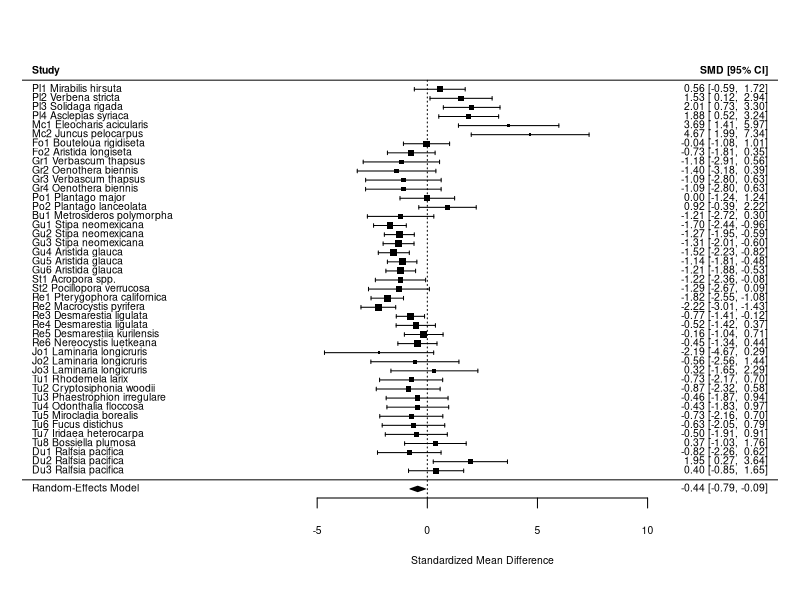
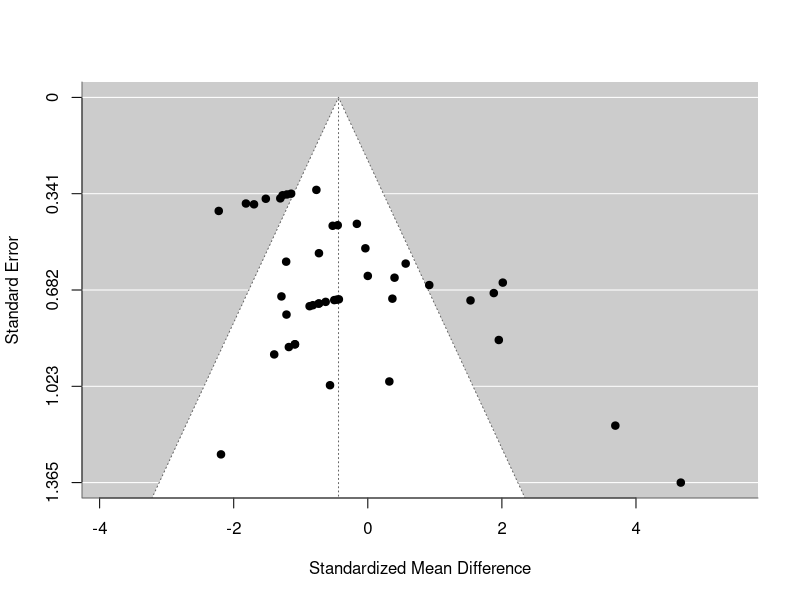
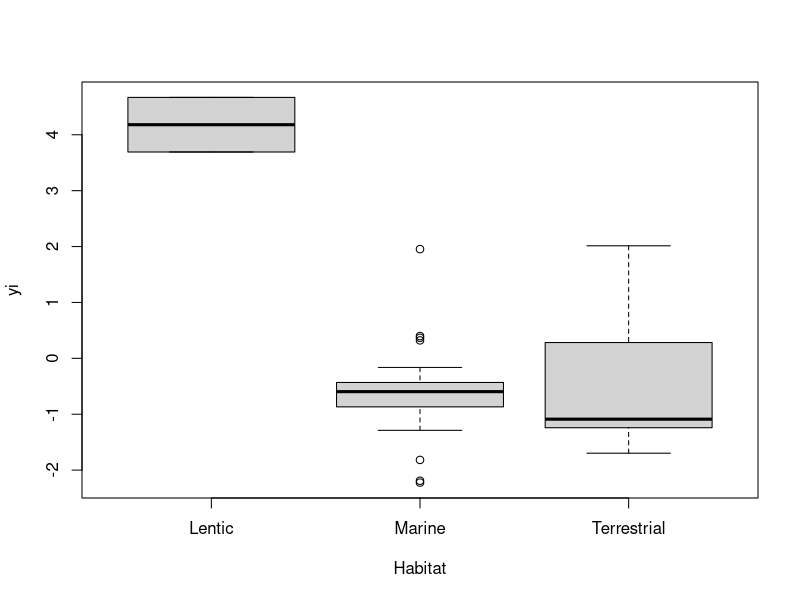
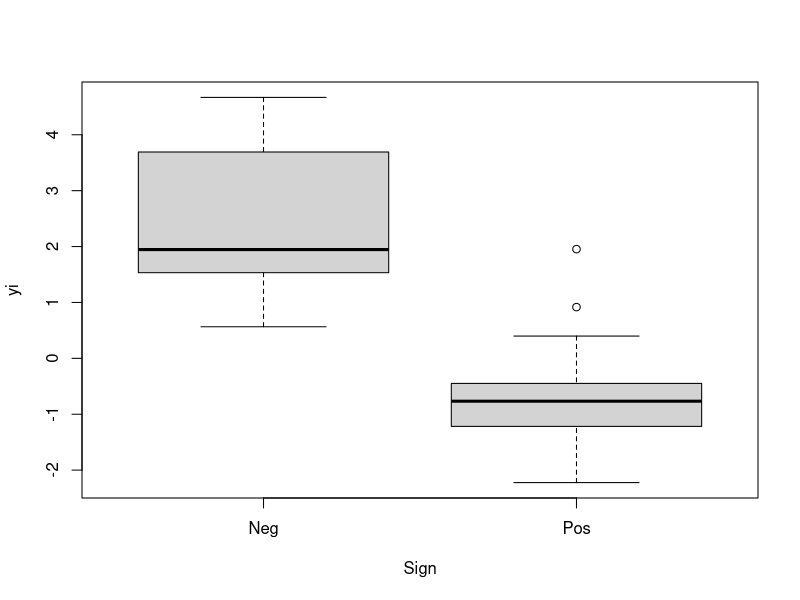
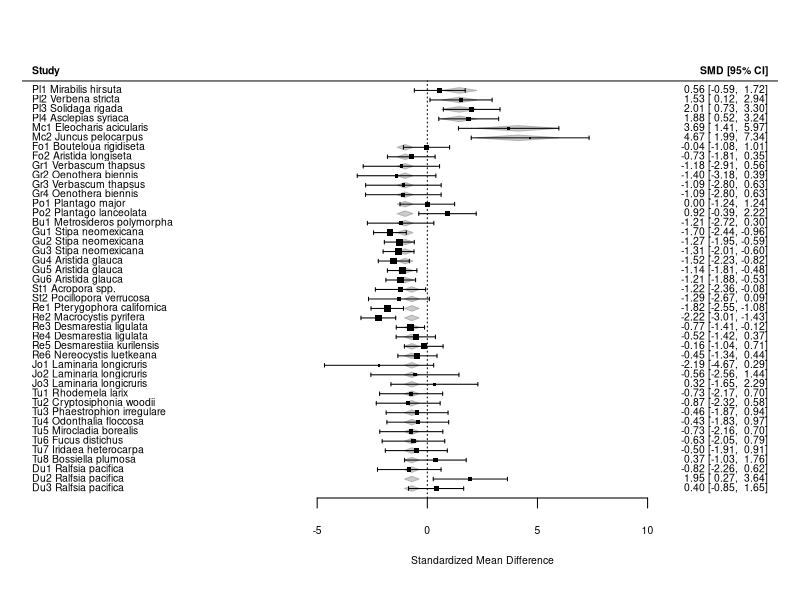

Here is the R script that generated these plots, in order:
# Test meta analysis of subset of data to demonstrate usage of the metafor package
# using subset of data. 
# analysis based on tuturial located at 
# http://rstudio-pubs-static.s3.amazonaws.com/10913_5858762ec84b458d89b0f4a4e6dd5e81.html


# Prior to importation, data was manipulated in excel to remove
# embedded metadata and to remove characters R will interpret as operators(+/-) and 
# replace them with text strings (sign: Neg Pos)
# metadata is as follows:
#
#Nc	control sample size
#Ne	experimental sample size
#Xc	control mean
#Xe	experimental mean
#Sc	control SD
#Se	experimental SD

#quality control- should be 43 observations

#import data
data1<- read.csv(file="Gur_Hedge.csv", header=TRUE, na.strings="")

#load metafor package
library(metafor)
#call the citation so it's handy in the output
citation("metafor")

#also call plyr, we'll need it later
library(plyr)
#call the citation so it's handy in the output
citation("plyr")

#compute effect size
#use Hedge's g to account for small sample bias
#Hedge's g is the stadardized mean difference, corrected for negative bias and is encoded as SMD in metafor

data1<-escalc(n1i=Nc,n2i=Ne,
            m1i=Xc, m2i=Xe,
            sd1i=Sc,sd2i=Se,
            data=data1,  measure="SMD", append=TRUE)

#this analysis appends yi, the effect size, and vi, the variance of the effect size. Let's plot this so we can
#visualize it

#first create the meta analysis model

ma_model_1<-rma(yi, vi, data=data1)
summary(ma_model_1)
#note output is based on zval, not t value by default as this is the standard, so this may cause slight 
#deviations from the Metawin output

#compute failsafe number
fsn(yi, vi,  data=data1, type="Rosenthal", alpha=.05)

#create forest plot
forest(ma_model_1, slab=paste(data1$Source, data1$Genus, data1$species))

#quick test for publication bias- look for asymetrical distribturion
funnel(ma_model_1)

#does effect size vary by habitat?
boxplot(yi ~ Habitat, data = data1)
#summary data
ddply(data1, c("Habitat"), summarise,
      mean=mean(yi), sd=mean(vi))

#does effect size vary by type of interaction?
boxplot(yi ~ Sign, data = data1)
#summary data
ddply(data1, c("Sign"), summarise,
      mean=mean(yi), sd=mean(vi))

#rerun model with these factors accounted for
ma_model_2<-rma(yi, vi, mods=~Habitat+Sign, data=data1, method="ML")
summary(ma_model_2)


forest(ma_model_2, slab=paste(data1$Source, data1$Genus, data1$species))
